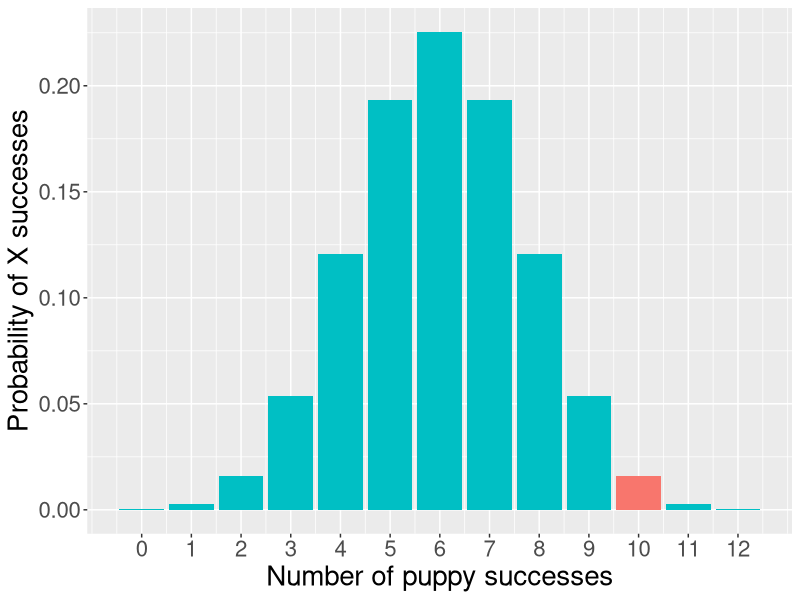
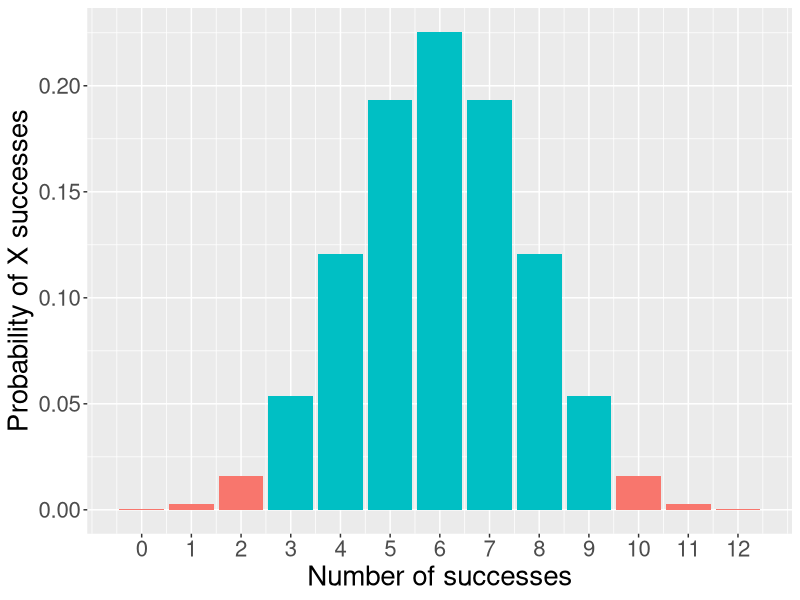
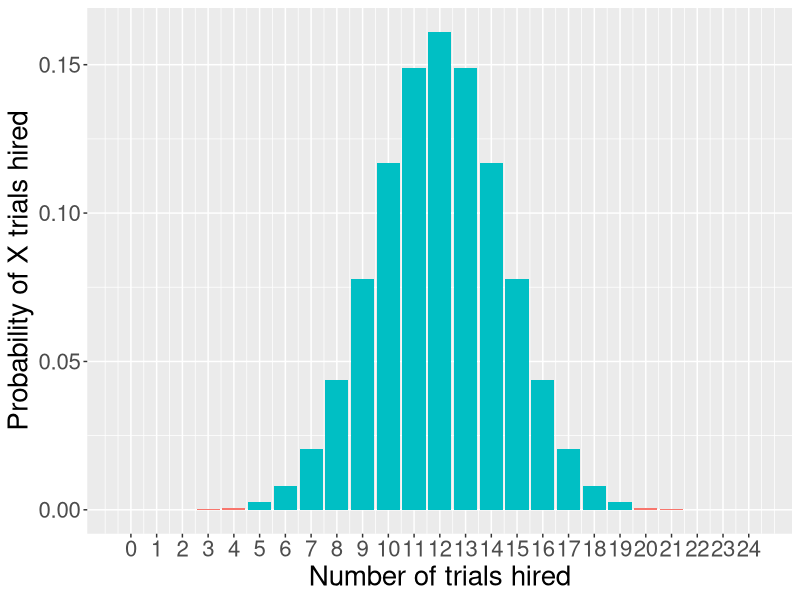
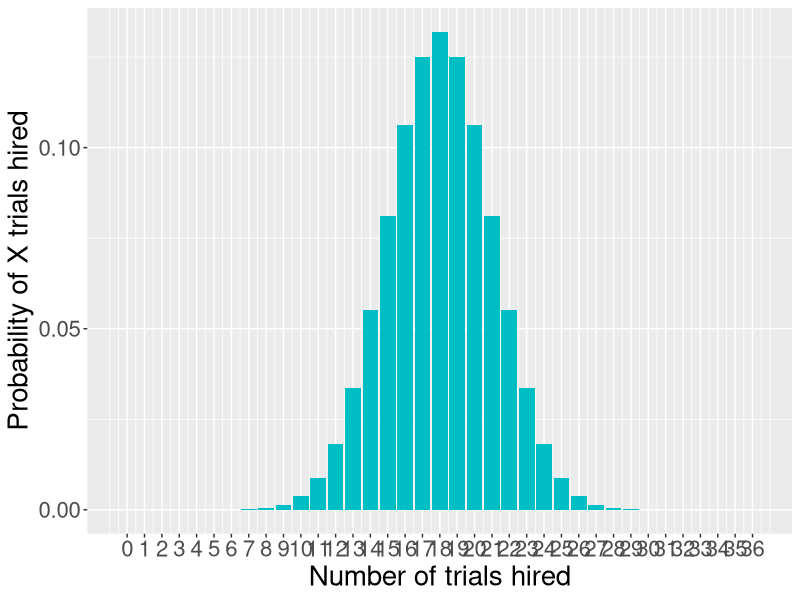
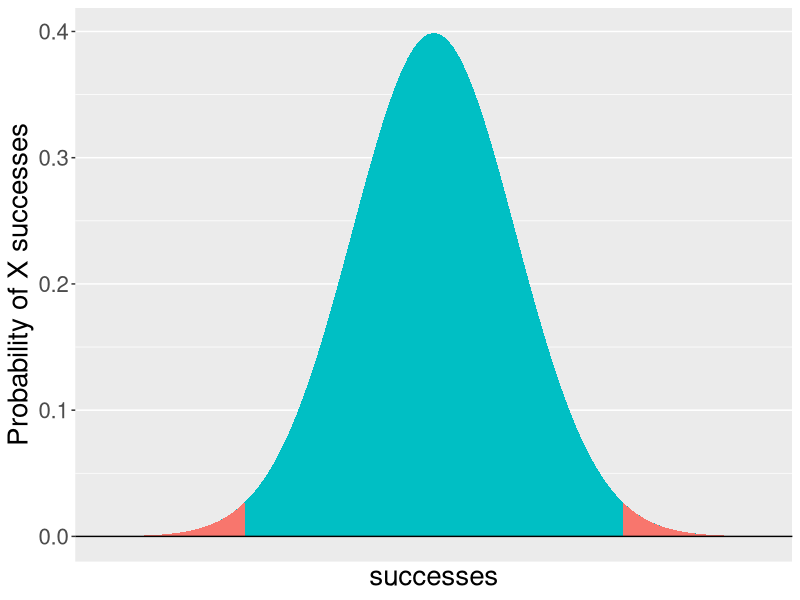
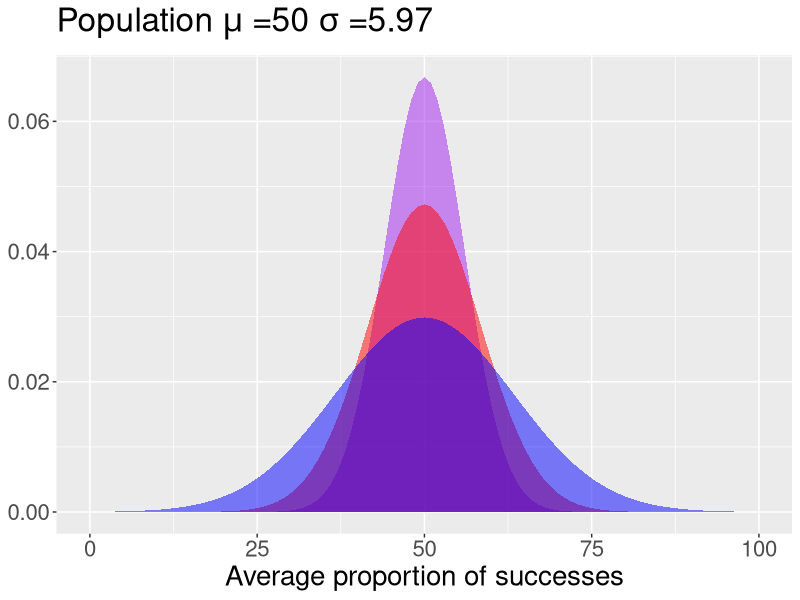
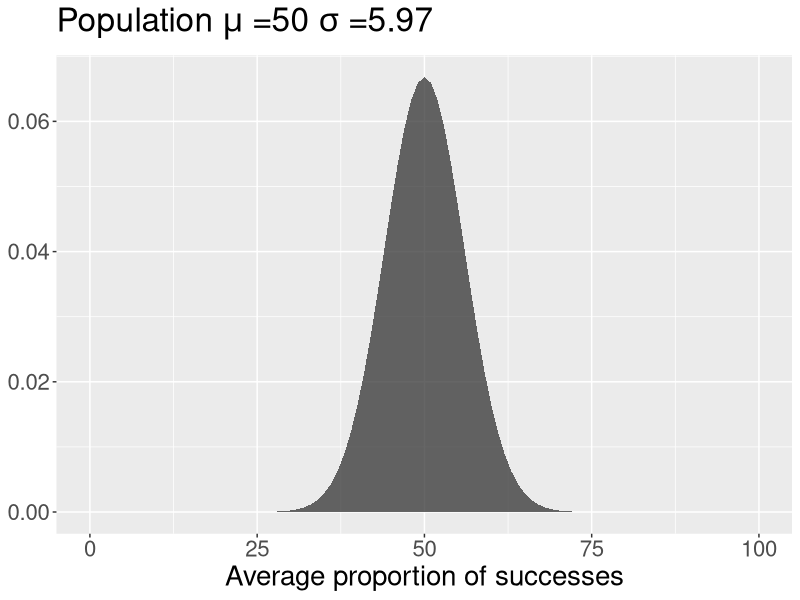
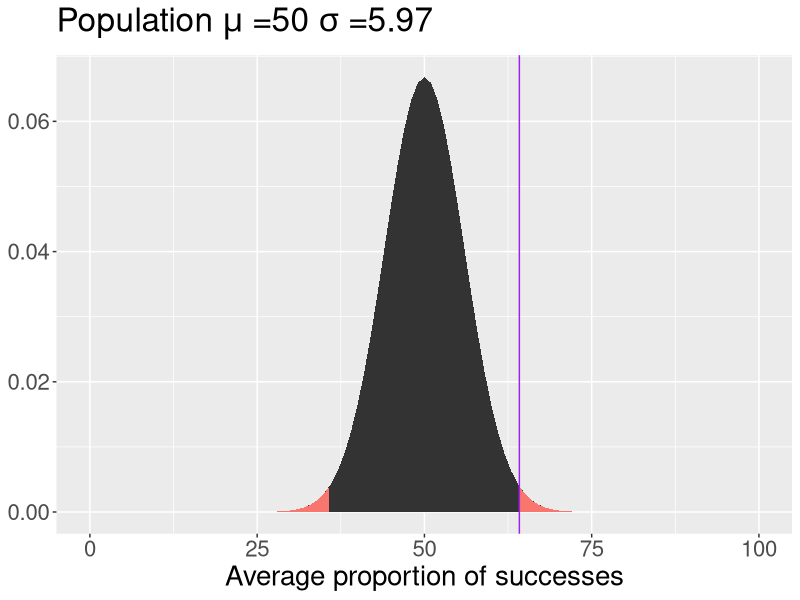

These charts were generated, in order, by the following R code:
## ---- chunk 1
library(tidyverse)
library(gganimate)
library(pwr)
library(ggpubr)
library(transformr)
## ---- chunk 2
#| code-fold: true

trial = 0:12
data.frame(trial = trial, d = dbinom(trial, size = 12, prob = .5), 
           color = ifelse(trial == 10, "1", "2")) %>%
  ggplot(aes(x = trial, y = d, fill = color)) +
  geom_bar(stat = "identity") + 
  guides(fill = "none")+
  scale_x_continuous("Number of puppy successes", breaks = c(0:12))+
  scale_y_continuous("Probability of X successes") +
  theme(text = element_text(size = 20))
  
## ---- chunk 3
dbinom(10, size = 12, prob = .5)
## ---- chunk 4
#| code-fold: true
data.frame(trials = trial, d = dbinom(trial, size = 12, prob = .5), 
           color = ifelse(trial %in% c(0,1,2, 10,11,12), "1", "2")) %>%
  ggplot(aes(x = trials, y = d, fill = color)) +
  geom_bar(stat = "identity") + 
  guides(fill = "none")+
  scale_x_continuous("Number of successes", breaks = c(0:12))+
  scale_y_continuous("Probability of X successes") +
  theme(text = element_text(size = 20))
## ---- chunk 5
#| code-fold: true
data.frame(trials = 0:24, 
           d = dbinom(0:24, size = 24, prob = .5), 
           color = ifelse(0:24 %in% c(0:4, 20:24), "1", "2")) %>%
  ggplot(aes(x = trials, y = d, fill = color)) +
  geom_bar(stat = "identity") + 
  guides(fill = "none")+
  scale_x_continuous("Number of trials hired", breaks = c(0:24))+
  scale_y_continuous("Probability of X trials hired") +
  theme(text = element_text(size = 20))
## ---- chunk 6
#| code-fold: true
data.frame(trials = 0:36, 
           d = dbinom(0:36, size = 36, prob = .5), 
           color = ifelse(0:36 %in% c(0:6, 30:36), "1", "2")) %>%
  ggplot(aes(x = trials, y = d, fill = color)) +
  geom_bar(stat = "identity") + 
  guides(fill = "none")+
  scale_x_continuous("Number of trials hired", breaks = c(0:36))+
  scale_y_continuous("Probability of X trials hired") +
  theme(text = element_text(size = 20))
## ---- chunk 7
#| code-fold: true
gg_color_hue <- function(n) {
  hues = seq(15, 375, length = n + 1)
  hcl(h = hues, l = 65, c = 100)[1:n]
}

colors = gg_color_hue(2)

data.frame(x = seq(-4,4)) %>%
  ggplot(aes(x=x)) +
  stat_function(fun = function(x) dnorm(x), geom = "area", fill = colors[2])+
  stat_function(fun = function(x) dnorm(x), xlim = c(-4, -2.32), geom = "area", fill = colors[1])+
  stat_function(fun = function(x) dnorm(x), xlim = c(2.32, 4), geom = "area", fill = colors[1])+
  geom_hline(aes(yintercept = 0)) +
  scale_x_continuous(breaks = NULL)+
  labs(x = "successes",
       y = "Probability of X successes") +
  theme(text = element_text(size = 20))
## ---- chunk 8
#| code-fold: true
## ---- chunk 9
#| code-fold: true
data.frame(x = seq(0,100)) %>%
  ggplot(aes(x=x)) +
  stat_function(fun = function(x) dnorm(x, mean = 50, sd = 18.88/sqrt(10)), 
                geom = "area", fill = "purple", alpha = .5) +
  stat_function(fun = function(x) dnorm(x, mean = 50, sd = 18.88/sqrt(5)), 
                geom = "area", fill = "red", alpha = .5) +
  stat_function(fun = function(x) dnorm(x, mean = 50, sd = 18.88/sqrt(2)), 
                geom = "area", fill = "blue", alpha = .5) +
      labs(title = as.expression(bquote("Population"~mu~"=50"~sigma~"=5.97")),
           x = "Average proportion of successes",
           y = NULL)  +
  theme(text = element_text(size = 20))
## ---- chunk 10
#| code-fold: true

sem = 18.88/sqrt(10)
data.frame(x = seq(0,100)) %>%
  ggplot(aes(x=x)) +
  stat_function(fun = function(x) dnorm(x, mean = 50, sd = sem), 
                geom = "area", alpha = .75) +
      labs(title = as.expression(bquote("Population"~mu~"=50"~sigma~"=5.97")),
           x = "Average proportion of successes",
           y = NULL)  +
  theme(text = element_text(size = 20))
## ---- chunk 11
#| code-fold: true
data.frame(x = seq(0,100)) %>%
  ggplot(aes(x=x)) +
  stat_function(fun = function(x) dnorm(x, mean = 50, sd = 18.88/sqrt(10)), 
                geom = "area") +
  stat_function(fun = function(x) dnorm(x, mean = 50, sd = 18.88/sqrt(10)), 
                geom = "area", xlim = c(0, 35.81), fill = colors[1]) +
  stat_function(fun = function(x) dnorm(x, mean = 50, sd = 18.88/sqrt(10)), 
                geom = "area", xlim = c(64.19, 100), fill = colors[1]) +
  geom_vline(aes(xintercept = 64.19), color = "purple") +
      labs(title = as.expression(bquote("Population"~mu~"=50"~sigma~"=5.97")),
           x = "Average proportion of successes",
           y = NULL)  +
  theme(text = element_text(size = 20))
## ---- chunk 12
#| code-fold: true
M <-  50
s <-  18.88
N <-  10
X <-  69.41

sem = s/sqrt(N)

z <-  (X-M)/sem
## ---- chunk 13
pnorm(-3.25) + pnorm(3.25, lower.tail = F)
pnorm(-3.25)*2
p = pnorm(-3.25)*2

## ---- chunk 14
#| code-fold: true
mu = 100
xbar = 110
s = 20
n = 25
sem = s/sqrt(n)
cv = qnorm(mean = mu, sd = sem, p = .025, lower.tail = F)
cv2 = qnorm(mean = mu, sd = sem, p = .025, lower.tail = T)

ggplot(data.frame(x = seq(70, 130)), aes(x)) +
  stat_function(fun = function(x) dnorm(x, m = mu, sd = sem)) +
  stat_function(fun = function(x) dnorm(x, m = mu, sd = sem),
                geom = "area", xlim = c(cv, 130), fill = "red") +
  geom_vline(aes(xintercept = cv), color = "red")+
  stat_function(fun = function(x) dnorm(x, m = mu, sd = sem),
                geom = "area", xlim = c(cv2, 70), fill = "red") +
  geom_vline(aes(xintercept = mu))+
  geom_hline(aes(yintercept = 0))+
  scale_x_continuous("Means", breaks = seq(70,130,10)) +
  scale_y_continuous(NULL, breaks = NULL)+
  theme_pubr() +
  theme(text = element_text(size = 20))

## ---- chunk 15
#| code-fold: true
#| 
## ---- chunk 16
#| code-fold: true
data.frame(x = seq(70, 140)) %>%
  ggplot(aes(x = x)) +
  stat_function(fun = function(x) dnorm(x, mean = mu, sd = sem), 
                 geom = "line") +
  stat_function(aes(fill = "Type I error"), fun = function(x) dnorm(x, mean = mu, sd = sem), 
                 geom = "area", xlim = c(cv, 140),
                alpha = .5) +
  stat_function(aes(fill = "Type I error"), fun = function(x) dnorm(x, mean = mu, sd = sem), 
                 geom = "area", xlim = c(70, cv2),
                alpha = .5) +
  geom_vline(aes(xintercept = cv, color = "Critical Value")) +
  guides(color = "none") +
  scale_x_continuous(limits = c(70,140), breaks = seq(70, 140, 10)) +
  scale_y_continuous(breaks = NULL) +
  labs(x = "Mean", y = "density", fill = NULL)+
  theme_pubr()
## ---- chunk 17
#| code-fold: true
data.frame(x = seq(70, 140)) %>%
  ggplot(aes(x = x)) +
  stat_function(fun = function(x) dnorm(x, mean = mu, sd = sem),
                 geom = "line", alpha = .2) +
  geom_vline(aes(xintercept = cv, color = "Critical Value")) +
  guides(color = "none") +
  scale_x_continuous(limits = c(70,140), breaks = seq(70, 140, 10)) +
  scale_y_continuous(breaks = NULL) +
  labs(x = "Mean", y = "density", fill = NULL)+
  theme_pubr()
## ---- chunk 18
#| code-fold: true
data.frame(x = seq(70, 140)) %>%
  ggplot(aes(x = x)) +
  stat_function(fun = function(x) dnorm(x, mean = mu, sd = sem),
                 geom = "line", alpha = .2) +
  stat_function(fun = function(x) dnorm(x, mean = xbar, sd = sem),
                 geom = "line") +
  geom_vline(aes(xintercept = cv, color = "Critical Value")) +
  guides(color = "none") +
  scale_x_continuous(limits = c(70,140), breaks = seq(70, 140, 10)) +
  scale_y_continuous(breaks = NULL) +
  labs(x = "Mean", y = "density", fill = NULL)+
  theme_pubr()
## ---- chunk 19
#| code-fold: true
data.frame(x = seq(70, 140)) %>%
  ggplot(aes(x = x)) +
  stat_function(fun = function(x) dnorm(x, mean = mu, sd = sem),
                 geom = "line", alpha = .2) +
  stat_function(fun = function(x) dnorm(x, mean = xbar, sd = sem),
                 geom = "line") +
  stat_function(aes(fill = "Power"), fun = function(x) dnorm(x, mean = xbar, sd = sem),
                 geom = "area", xlim = c(cv, 140),
                alpha = .5) +
  stat_function(aes(fill = "Type II error"), fun = function(x) dnorm(x, mean = xbar, sd = sem),
                 geom = "area", xlim = c(70, cv),
                alpha = .5) +
  geom_vline(aes(xintercept = cv, color = "Critical Value")) +
  guides(color = "none") +
  scale_x_continuous(limits = c(70,140), breaks = seq(70, 140, 10)) +
  scale_y_continuous(breaks = NULL) +
  labs(x = "Mean", y = "density", fill = NULL)+
  theme_pubr()
## ---- chunk 20
beta = pnorm(q = cv, mean = xbar, sd =sem)
power = 1-beta
## ---- chunk 21

mean = 110
mu = 100
n = 25
s = 20
sem = s/sqrt(n)
cv = qnorm(mean = mu, sd = sem, p = .025, lower.tail = F)
cv2 = qnorm(mean = mu, sd = sem, p = .025, lower.tail = T)
## ---- chunk 22

#| 
ggplot(data.frame(x = seq(70, 130)), aes(x)) +
  stat_function(fun = function(x) dnorm(x, m = mu, sd = sem)) +
  
  stat_function(fun = function(x) dnorm(x, m = mean, sd = sem),
                geom = "area", xlim = c(cv, 130), 
                aes(fill = "Power"), alpha = .5) +
  stat_function(fun = function(x) dnorm(x, m = mean, sd = sem),
                geom = "area", xlim = c(70, cv2), 
                aes(fill = "Power"), alpha = .5) +
  stat_function(fun = function(x) dnorm(x, m = mean, sd = sem),
                geom = "area", xlim = c(cv2, cv), 
                aes(fill = "Type II Error"), alpha = .5) +
  stat_function(fun = function(x) dnorm(x, m = mu, sd = sem),
                geom = "area", xlim = c(cv, 130), 
                aes(fill = "Type I Error"), alpha = .5) +
  stat_function(fun = function(x) dnorm(x, m = mu, sd = sem),
                geom = "area", xlim = c(cv2, 70), 
                aes(fill = "Type I Error"), alpha = .5) +
  stat_function(fun = function(x) dnorm(x, m = mean, sd = sem)) +
  geom_vline(aes(xintercept = cv), color = "purple")+
  geom_label(aes(x = mu, y = .095, label = "H0")) +
  geom_label(aes(x = mean, y = .095, label = "H1")) +
  geom_label(aes(x = cv, y = .1, label = "CV"), color = "purple") +
  geom_hline(aes(yintercept = 0))+
  scale_x_continuous("Means", breaks = seq(70,130,10)) +
  scale_y_continuous(NULL, breaks = NULL) + 
  theme_pubr() +
  theme( text = element_text(size = 20),
    legend.position = "bottom")

## ---- chunk 23
(z_a = (cv-xbar)/sem)
## ---- chunk 24

## ---- chunk 25
pnorm(-.54)
## ---- chunk 26

#| 
mean = 115
mu = 100
s = 20
n = 25
sem = s/sqrt(n)
cv = qnorm(mean = mu, sd = sem, p = .025, lower.tail = F)
cv2 = qnorm(mean = mu, sd = sem, p = .025, lower.tail = T)

## ---- chunk 27

## ---- chunk 28
z_a = (cv-mean)/sem
## ---- chunk 29
1-pnorm(-1.79) 
## ---- chunk 30
mean = 110
mu = 100
s = 20
n = 50
sem = s/sqrt(n)
cv = qnorm(mean = mu, sd = sem, p = .025, lower.tail = F)
cv2 = qnorm(mean = mu, sd = sem, p = .025, lower.tail = T)
## ---- chunk 31
#| code-fold: true
ggplot(data.frame(x = seq(70, 130)), aes(x)) +
  stat_function(fun = function(x) dnorm(x, m = mu, sd = sem)) +
  
  stat_function(fun = function(x) dnorm(x, m = mean, sd = sem),
                geom = "area", xlim = c(cv, 130), 
                aes(fill = "Power"), alpha = .5) +
  stat_function(fun = function(x) dnorm(x, m = mean, sd = sem),
                geom = "area", xlim = c(70, cv), 
                aes(fill = "Type II Error"), alpha = .5) +
  stat_function(fun = function(x) dnorm(x, m = mu, sd = sem),
                geom = "area", xlim = c(cv, 130), 
                aes(fill = "Type I Error"), alpha = .5) +
  stat_function(fun = function(x) dnorm(x, m = mean, sd = sem)) +
  geom_vline(aes(xintercept = mu))+
  geom_vline(aes(xintercept = mean))+
  geom_hline(aes(yintercept = 0))+
  scale_x_continuous("Means", breaks = seq(70,130,10)) +
  scale_y_continuous(NULL, breaks = NULL) + 
  theme_pubr() +
  theme( text = element_text(size = 20),
    legend.position = "bottom")


## ---- chunk 32
z_a = (cv-mean)/sem
## ---- chunk 33
1-pnorm(-1.57) 
## ---- chunk 34
mean = 110
mu = 100
s = 20
n = 25
sem = s/sqrt(n)
cv = qnorm(mean = mu, sd = sem, p = .005, lower.tail = F)
cv2 = qnorm(mean = mu, sd = sem, p = .005, lower.tail = T)
## ---- chunk 35

## ---- chunk 36
z_a = (cv-mean)/sem
## ---- chunk 37
1-pnorm(.08) 
## ---- chunk 38
mean = 102
mu = 100
s = 20
n = 25
sem = s/sqrt(n)
cv = qnorm(mean = mu, sd = sem, p = .025, lower.tail = F)
cv2 = qnorm(mean = mu, sd = sem, p = .025, lower.tail = T)
z_a = (cv-mean)/sem
z_a2 = (cv2-mean)/sem
## ---- chunk 39

## ---- chunk 40
1-pnorm(1.46) 
pnorm(-2.46)
## ---- chunk 41
#| code-fold: true
pwr_fun = function(m1, m2, alpha, n, sd){
  sem = sd/sqrt(n)
  cv = qnorm(p = 1-(alpha/2), mean = m1, sd = sem)
  z_1 = (cv-m2)/sem
  power = pnorm(q = z_1, lower.tail = F)
  return(power)
}

size = seq(100, 120, 1)

data.frame(effect = size, power = sapply(size, function(x) pwr_fun(m1 = 100, m2 = x, alpha = .05, n = 20, sd = 20))) %>%
  ggplot(aes(x = effect, y = power)) +
  geom_line(size = 1.5) +
  scale_x_continuous(expression(H[1]~Mean)) +
  ggtitle("Power to detect significant effect by mean") +
  theme_pubr() +
  theme(text = element_text(size = 20))
## ---- chunk 42
#| code-fold: true
size = seq(5,200,5)

data.frame(size = size, power = sapply(size, function(x) pwr_fun(m1 = 100, m2 = 110, alpha = .05, n = x, sd = 20))) %>%
  ggplot(aes(x = size, y = power)) +
  geom_line(size = 1.5) +
  scale_x_continuous("Sample Size") +
  ggtitle("Power to detect significant effect by sample size") +
  theme_pubr() +
  theme(text = element_text(size = 20))
## ---- chunk 43
#| code-fold: true
size = seq(.01,.20,.01)

data.frame(alpha = size, 
           power = sapply(size, function(x) pwr_fun(m1 = 100, 
                                                    m2 = 110, 
                                                    alpha = x, 
                                                    n = 20, 
                                                    sd = 20))) %>%
  ggplot(aes(x = alpha, y = power)) +
  geom_line(size = 1.5) +
  scale_x_continuous(expression(alpha)) +
  ggtitle("Power to detect significant effect by alpha") +
  theme_pubr() +
  theme(text = element_text(size = 20))
## ---- chunk 44
#| code-fold: true
mu = 100
x = 110
s = 20
n = 25
sem = s/sqrt(n)
cv_sngle = qnorm(mean = mu, sd = sem, p = .05, lower.tail = F)

ggplot(data.frame(x = seq(70, 130)), aes(x)) +
  stat_function(fun = function(x) dnorm(x, m = mu, sd = sem)) +
  stat_function(fun = function(x) dnorm(x, m = mu, sd = sem),
                geom = "area", xlim = c(cv_sngle, 130), fill = "red") +
  geom_vline(aes(xintercept = cv_sngle), color = "red")+
  geom_vline(aes(xintercept = mu))+
  geom_hline(aes(yintercept = 0))+
  scale_x_continuous("Means", breaks = seq(70,130,10)) +
  scale_y_continuous(NULL, breaks = NULL) +
  theme_pubr() +
  theme(text = element_text(size = 20))

## ---- chunk 45
#| code-fold: true
pwr1_fun = function(m1, m2, alpha, n, sd){
  sem = sd/sqrt(n)
  cv = qnorm(p = 1-(alpha), mean = m1, sd = sem)
  z_1 = (cv-m2)/sem
  power = pnorm(q = z_1, lower.tail = F)
  return(power)
}
pwr2_fun = function(m1, m2, alpha, n, sd){
  sem = sd/sqrt(n)
  cv_1 = qnorm(p = 1-(alpha/2), mean = m1, sd = sem)
  cv_2 = qnorm(p = (alpha/2), mean = m1, sd = sem)
  z_1 = (cv_1-m2)/sem
  z_2 = (cv_2-m2)/sem
  power = pnorm(q = z_1, lower.tail = F) + pnorm(q = z_2, lower.tail = T)
  return(power)
}

size = seq(5,100,5)

data.frame(effect = size, 
           power_1 = sapply(size, function(x) pwr1_fun(m1 = 100, m2 = 110, alpha = .05, n = x, sd = 20)),
           power_2 = sapply(size, function(x) pwr2_fun(m1 = 100, m2 = 110, alpha = .05, n = x, sd = 20))) %>%
  ggplot(aes(x = effect)) +
  geom_line(aes(y = power_1, color = "one-tail"), size = 1.5) +
  geom_line(aes(y = power_2, color = "two-tail"), size = 1.5) +
  scale_x_continuous("Sample Size") +
  scale_y_continuous("power")+
  ggtitle("Power to detect significant effect by mean") +
  theme_pubr() +
  theme(text = element_text(size = 20))

## ---- chunk 46
#| code-fold: true

## ---- chunk 47
library(pwr)
## ---- chunk 48
cohen.ES(test = "t", size = "medium")
## ---- chunk 49
pwr.t.test(n = 30, d = 0.5, sig.level = 0.05)
## ---- chunk 50
pwr.t.test(d = 0.5, power = 0.80, sig.level = 0.05)
